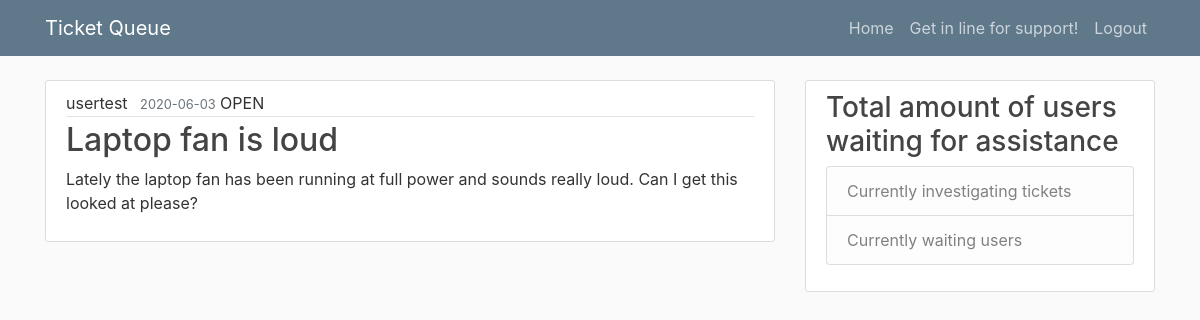
The app's page /user_search_ticket/3 (signed in) with its own data.
### helpdeskqueue/models.py (models this page shows, shortened)
class User(db.Model, UserMixin):
    id = db.Column(db.Integer, primary_key = True)
    username = db.Column(db.String(20), unique = True, nullable = False)
    user_type = db.Column(db.String(20), unique = True, nullable = False)
    email = db.Column(db.String(120), unique = True, nullable = False)
    password = db.Column(db.String(60), nullable = False)
    posts = db.relationship('Post', backref = 'author', lazy = True)

class Post(db.Model):
    id = db.Column(db.Integer, primary_key = True)
    title = db.Column(db.String(100), nullable = False)
    date_posted = db.Column(db.DateTime, nullable = False, default = datetime.utcnow)
    content = db.Column(db.Text, nullable = False)
    category = db.Column(db.Text, nullable = False)
    status = db.Column(db.Text, nullable = False)
    user_id = db.Column(db.Integer, db.ForeignKey('user.id'), nullable = False)
    notes = db.Column(db.String, nullable = True)
    assisted_by = db.Column(db.String, nullable = True)
    def __repr__(self):
        return f"Post('{self.title}','{self.date_posted}, {self.status}')"

### helpdeskqueue/routes.py (the view)
@app.route("/user_search_ticket/<int:post_id>", methods = ['GET', 'POST'])
@login_required
def user_search_ticket(post_id):
    print("##########################################", post_id)
    form = QueueForm()
    post = Post.query.get(post_id)
    print("##############################################################",post)
    return render_template('user_search_ticket.html', post = post, admin = admin, status = status, form = form)

### helpdeskqueue/models.py (called while the page is built)
@login_manager.user_loader
def load_user(user_id):
    return User.query.get(int(user_id))

### helpdeskqueue/templates/user_search_ticket.html
{% extends 'layout.html' %}
{% block content %}
    <article class="media content-section">
        <div class="media-body">
          <div class="article-metadata">
            <a class="mr-2" >{{ post.author.username }}</a>
            <small class="text-muted">{{ post.date_posted.strftime('%Y-%m-%d') }}</small>
            <a class = "uppercase">{{ post.status }}</a>
          </div>
          <h2 class = "article-title">{{ post.title }}</h2>
          <p class= "article-content">{{ post.content }}</p>
        </div>
      </article>
{% endblock content %}

### helpdeskqueue/static/main.css (style rules this page uses)
body { background: #fafafa; color: #333333; margin-top: 5rem; }
h1, h2, h3, h4, h5, h6 { color: #444444; }
.content-section { background: #ffffff; padding: 10px 20px; border: 1px solid #dddddd; border-radius: 3px; margin-bottom: 20px; }
.article-title { color: #444444; }
.article-content { white-space: pre-line; }
.article-metadata { padding-bottom: 1px; margin-bottom: 4px; border-bottom: 1px solid #e3e3e3 }
.uppercase { text-transform: uppercase; }

### records on screen
User: author.username "usertest"
Post: date_posted "2020-06-03", status "OPEN", title "Laptop fan is loud", content "Lately the laptop fan has been running at full power and sounds really loud. Can I get this looked at please?"
